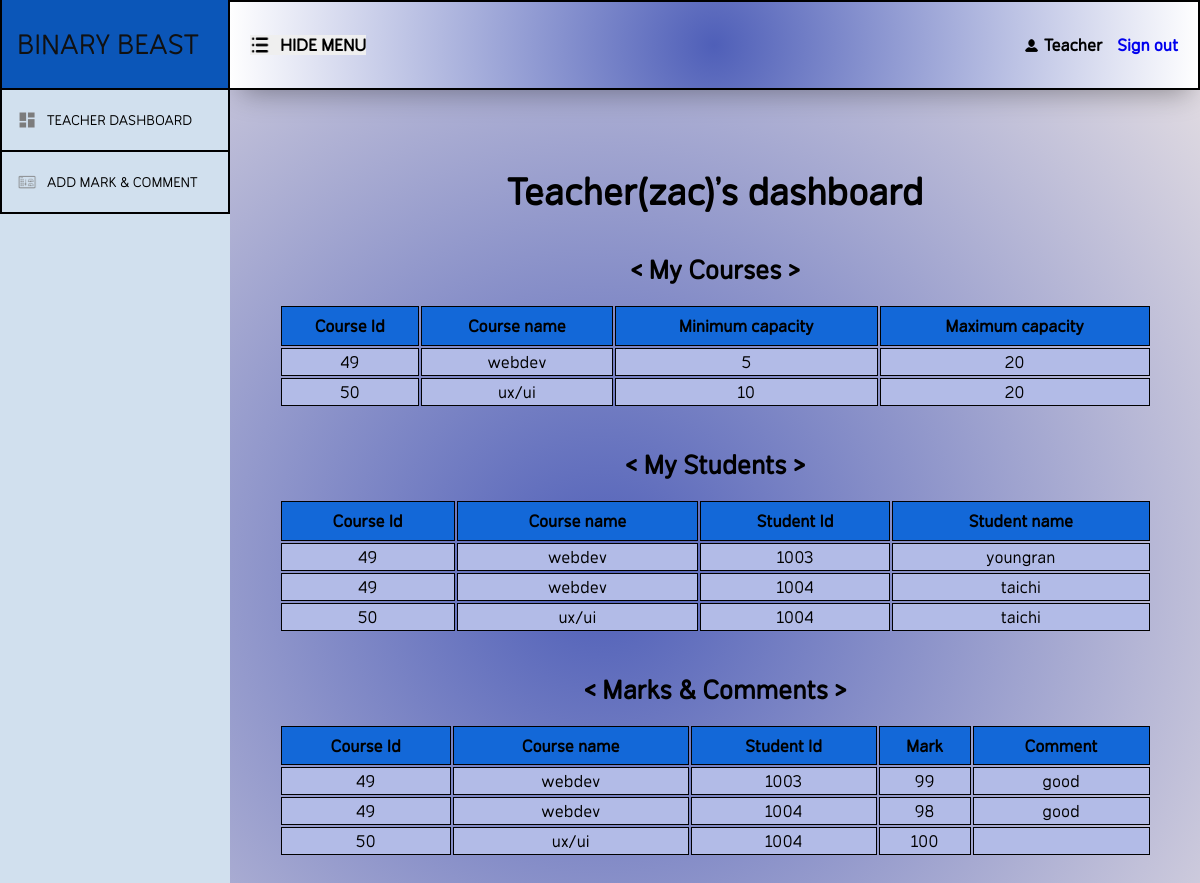
The app's page /BinaryBeast/teachers/teacher_index.php (signed in) with its own data.
### tables this page shows
CREATE TABLE `users_tb` (
  `user_id` int(11) NOT NULL,
  `email` varchar(50) NOT NULL,
  `password` varchar(50) NOT NULL,
  `fname` varchar(50) NOT NULL,
  `lname` varchar(50) NOT NULL,
  `dob` date NOT NULL,
  `address` varchar(200) NOT NULL,
  `position` varchar(20) NOT NULL,
  `salt` varchar(20) NOT NULL,
  `user_type` varchar(10) NOT NULL
);

CREATE TABLE `course_tb` (
  `course_id` int(11) NOT NULL,
  `course_name` varchar(50) NOT NULL,
  `min_cap` tinyint(4) NOT NULL,
  `max_cap` tinyint(4) NOT NULL,
  `teacher_id` int(11) NOT NULL,
  `teacher_fname` varchar(30) NOT NULL,
  `course_fee` float NOT NULL
);

CREATE TABLE `enroll_tb` (
  `student_id` int(11) NOT NULL,
  `teacher_id` int(11) NOT NULL,
  `course_id` int(11) NOT NULL,
  `teacher_fname` varchar(20) NOT NULL,
  `student_fname` varchar(20) NOT NULL,
  `course_name` varchar(20) NOT NULL,
  `course_fee` float NOT NULL
);

CREATE TABLE `marks_tb` (
  `student_id` int(11) NOT NULL,
  `teacher_id` int(11) NOT NULL,
  `course_id` int(11) NOT NULL,
  `mark` float NOT NULL,
  `comment` tinytext DEFAULT NULL,
  `course_name` varchar(50) NOT NULL
);

### BinaryBeast/teachers/teacher_main.php (the view, shortened to what this page needs)
<?php
$servername = 'localhost';
$username = 'root';
$password = '';
$database = 'education';
$dbcon = new mysqli($servername, $username, $password, $database);
$sql_cmd = "SELECT fname FROM `users_tb` WHERE user_id='" . $_SESSION['userid'] . "'";
$result = $dbcon->query($sql_cmd);
while ($row = $result->fetch_assoc()) {
    $teachername = $row['fname'];
}
?>
<!DOCTYPE html>
<html lang="en">
<head>
</head>
<body>
    <div class="title">Teacher(<?php echo $teachername ?>)'s dashboard</div>
    <div class="sub_title">< My Courses ></div>
    <table>
        <tr>
            <th>Course Id</th>
            <th>Course name</th>
            <th>Minimum capacity</th>
            <th>Maximum capacity</th>
        </tr>
        <?php
        $sql_cmd = "SELECT * FROM `course_tb` WHERE teacher_id='" . $_SESSION['userid'] . "'";
        $result = $dbcon->query($sql_cmd);
        while ($row = $result->fetch_assoc()) {
            echo "<tr><td>" . $row['course_id'] . "</td><td>" . $row['course_name'] . "</td><td>" . $row['min_cap'] . "</td><td>" . $row['max_cap'] . "</td></tr>";
        }
        ?>
    </table>
    <div class="sub_title">< My Students ></div>
    <table>
        <tr>
            <th>Course Id</th>
            <th>Course name</th>
            <th>Student Id</th>
            <th>Student name</th>
        </tr>
        <?php
        $sql_cmd = "SELECT * FROM `enroll_tb` WHERE teacher_id='" . $_SESSION['userid'] . "'";
        $result = $dbcon->query($sql_cmd);
        while ($row = $result->fetch_assoc()) {
            echo "<tr><td>" . $row['course_id'] . "</td><td>" . $row['course_name'] . "</td><td>" . $row['student_id'] . "</td><td>" . $row['student_fname'] . "</td></tr>";
        }
        ?>
    </table>
    <div class="sub_title">< Marks & Comments ></div>
    <table>
        <tr>
            <th>Course Id</th>
            <th>Course name</th>
            <th>Student Id</th>
            <th>Mark</th>
            <th>Comment</th>
        </tr>
        <?php
        $sql_cmd = "SELECT * FROM `marks_tb` WHERE teacher_id='" . $_SESSION['userid'] . "'";
        $result = $dbcon->query($sql_cmd);
        while ($row = $result->fetch_assoc()) {
            echo "<tr><td>" . $row['course_id'] . "</td><td>" . $row['course_name'] . "</td><td>" . $row['student_id'] . "</td><td>" . $row['mark'] . "</td><td>" . $row['comment'] . "</td></tr>";
        }
        ?>
    </table>
</body>
</html>

### BinaryBeast/indexStyles.css (style rules this page uses)
* { margin: 0; padding: 0; text-decoration: none; border: none; box-sizing: border-box; font-family: "simvoni"; font-size: large; }
th { padding: 1%; background-color: rgb(19, 104, 216); border: 1px solid black; }
td { background-color: rgb(178, 187, 231); text-align: center; padding: 3px; border: 1px solid black; }
table { width: 90%; margin-top: 2%; }
body { width: 100%; height: 100vh; max-width: 100vw; display: flex; align-items: flex-start; background: radial-gradient( circle, rgba(79, 95, 184, 1) 0%, rgba(235, 228, 229, 1) 100% ); }
.title { margin-top: 2em; font-size: 40px; font-weight: bold; }
.sub_title { margin-top: 1.5em; font-size: 28px; font-weight: bold; }

### records on screen
users_tb: fname "zac"
course_tb: course_id "49", course_name "webdev", min_cap "5", max_cap "20"
course_tb: course_id "50", course_name "ux/ui", min_cap "10", max_cap "20"
enroll_tb: course "49", course_name "webdev", student "1003", student_fname "youngran"
enroll_tb: course "49", course_name "webdev", student "1004", student_fname "taichi"
enroll_tb: course "50", course_name "ux/ui", student "1004", student_fname "taichi"
marks_tb: course "49", course_name "webdev", student "1003", mark "99", comment "good"
marks_tb: course "49", course_name "webdev", student "1004", mark "98", comment "good"
marks_tb: course "50", course_name "ux/ui", student "1004", mark "100"
